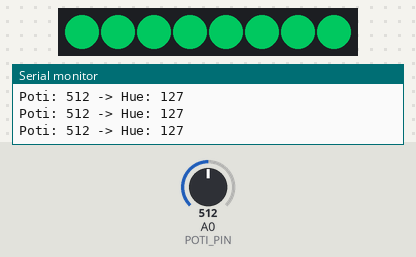
The sketch below on a simulated Arduino Uno, built with avr-gcc and run on an emulated ATmega328P. Shown: 8 RGB LEDs in strip order, left to right, the last lines printed to the serial monitor. Inputs (shaded band) come from the test bench; at power-on: A0 (POTI_PIN) = 512. Dim RGB values are drawn brighter than linear.

Above: at 1.2 s.
1.3 s: A0 (POTI_PIN) set to 306
At 1.9 s:
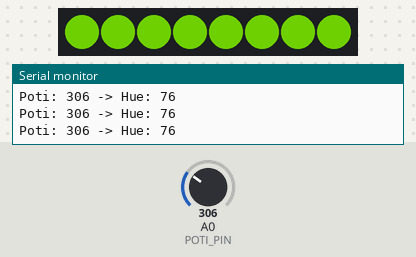
2.8 s: A0 (POTI_PIN) set to 122
At 3.5 s:
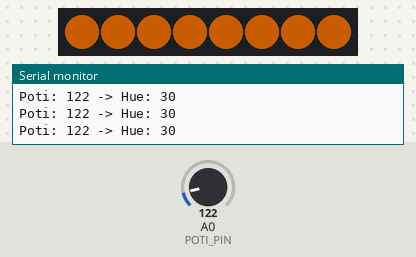
4.3 s: A0 (POTI_PIN) set to 716
At 4.7 s:
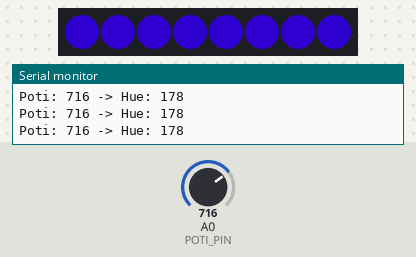
5.8 s: A0 (POTI_PIN) set to 900
At 6.4 s:
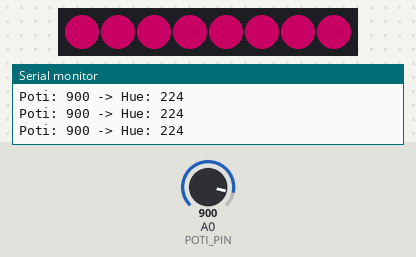
7.3 s: A0 (POTI_PIN) set to 511
At 8.1 s:
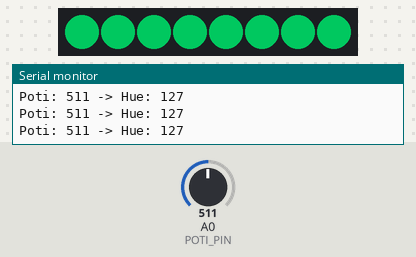
Timing chart, 0 to 9.8 s (numbered marks = the images above; inputs shaded):
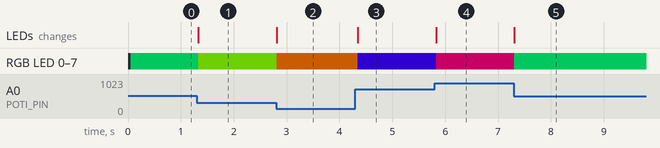

The sketch:

challenge2_poti.ino
```cpp
// I05 Challenge 2: Potentiometer steuert Farbton
// Drehe am Poti um durch den Regenbogen zu wandern

#include <FastLED.h>

#define DATA_PIN 7
#define NUM_LEDS 8
#define POTI_PIN A0

CRGB leds[NUM_LEDS];

void setup() {
  Serial.begin(9600);
  FastLED.addLeds<WS2812, DATA_PIN, GRB>(leds, NUM_LEDS);
  FastLED.setBrightness(150);

  Serial.println("Challenge 2: Poti-Farbsteuerung");
  Serial.println("--------------------------------");
  Serial.println("Drehe am Potentiometer!");
}

void loop() {
  // Poti-Wert lesen (0-1023)
  int potiWert = analogRead(POTI_PIN);

  // Wert auf Hue-Bereich mappen (0-255)
  // 0 = Rot, 85 = Gruen, 170 = Blau, 255 = Rot
  int hue = map(potiWert, 0, 1023, 0, 255);

  // Alle LEDs auf die gleiche Farbe setzen
  for (int i = 0; i < NUM_LEDS; i++) {
    leds[i] = CHSV(hue, 255, 255);  // Volle Saettigung und Helligkeit
  }

  FastLED.show();

  // Debug-Ausgabe
  Serial.print("Poti: ");
  Serial.print(potiWert);
  Serial.print(" -> Hue: ");
  Serial.println(hue);

  delay(50);  // Kleine Pause fuer stabiles Lesen
}
```

Measured:
- after the input at 1.3 s, RGB LED 0–7: RGB(0, 101, 48) → RGB(63, 119, 0) at once; the LEDs: change at once (image 1)
- after the input at 2.8 s, RGB LED 0–7: RGB(63, 119, 0) → RGB(103, 47, 0) at once; the LEDs: change at once (image 2)
- after the input at 4.3 s, RGB LED 0–7: RGB(103, 47, 0) → RGB(28, 0, 122) at once; the LEDs: change at once (image 3)
- after the input at 5.8 s, RGB LED 0–7: RGB(28, 0, 122) → RGB(100, 0, 50) at once; the LEDs: change at once (image 4)
- after the input at 7.3 s, RGB LED 0–7: RGB(100, 0, 50) → RGB(0, 101, 48) at once; the LEDs: change at once (image 5)
